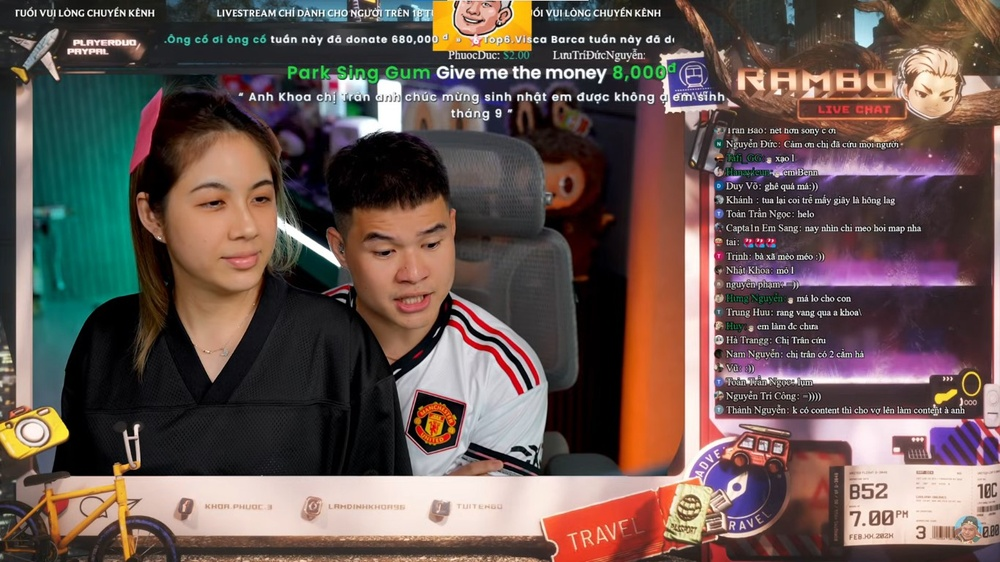
#> input picture src/test.jpg, 1000 x 562 px, shrunk from 1366 x 768 before the run, given in place of the camera
$ python camera.py
#> lines starting #> are read from the running program, lines starting #| are printed output that depends on the picture; after the words box and inside, x2 and y2 are one past the last pixel; in counts of white or black regions, pixels touching at a corner belong together
# Import thư viện OpenCV để xử lý ảnh và video
import cv2
# Import thư viện numpy để làm việc với mảng đa chiều
import numpy as np

# Hàm callback bắt buộc cho trackbar (không làm gì cả)
def nothing(x):
    pass

# Hàm chính xử lý phát hiện màu
def main():
    # Tạo cửa sổ điều khiển (chứa các thanh trượt trackbar)
    # cv2.WINDOW_NORMAL cho phép thay đổi kích thước cửa sổ
    cv2.namedWindow("Controls", cv2.WINDOW_NORMAL)
    # Tạo cửa sổ hiển thị kết quả phát hiện màu
    cv2.namedWindow("Color Detection", cv2.WINDOW_NORMAL)

    # Tạo các thanh trượt (trackbar) để điều chỉnh ngưỡng màu HSV
    # Trackbar cho giá trị Hue (màu sắc) nhỏ nhất (0-179)
    cv2.createTrackbar("lowH", "Controls", 0, 179, nothing)
#> slider 'lowH' is set to 35
    # Trackbar cho giá trị Hue lớn nhất
    cv2.createTrackbar("highH", "Controls", 179, 179, nothing)

    # Trackbar cho giá trị Saturation (độ bão hòa) nhỏ nhất (0-255)
    cv2.createTrackbar("lowS", "Controls", 0, 255, nothing)
#> slider 'lowS' is set to 51
    # Trackbar cho giá trị Saturation lớn nhất
    cv2.createTrackbar("highS", "Controls", 255, 255, nothing)

    # Trackbar cho giá trị Value (độ sáng) nhỏ nhất (0-255)
    cv2.createTrackbar("lowV", "Controls", 0, 255, nothing)
#> slider 'lowV' is set to 51
    # Trackbar cho giá trị Value lớn nhất
    cv2.createTrackbar("highV", "Controls", 255, 255, nothing)

    # Mở camera mặc định (camera 0)
    cap = cv2.VideoCapture(0)

    # Kiểm tra xem camera có mở thành công không
    if not cap.isOpened():
        print("Không thể mở camera!")
        return  # Thoát hàm nếu không mở được camera

    # Vòng lặp chính để xử lý từng khung hình
    while True:
        # Đọc một khung hình từ camera
        # ret: True/False tùy thuộc vào việc đọc khung hình có thành công không
        # frame: khung hình đọc được
        ret, frame = cap.read()
#> frame is the input picture: shape (562, 1000, 3); mean B, G, R 81.8, 86.1, 103.6


        # Nếu không đọc được khung hình thì thoát vòng lặp
        if not ret:            break

        # Lấy giá trị hiện tại từ các trackbar
        ilowH = cv2.getTrackbarPos("lowH", "Controls")  # Giá trị Hue nhỏ nhất
        ihighH = cv2.getTrackbarPos("highH", "Controls")  # Giá trị Hue lớn nhất
        ilowS = cv2.getTrackbarPos("lowS", "Controls")  # Giá trị Saturation nhỏ nhất
        ihighS = cv2.getTrackbarPos("highS", "Controls")  # Giá trị Saturation lớn nhất
        ilowV = cv2.getTrackbarPos("lowV", "Controls")  # Giá trị Value nhỏ nhất
        ihighV = cv2.getTrackbarPos("highV", "Controls")  # Giá trị Value lớn nhất

        # Chuyển đổi không gian màu từ BGR (OpenCV mặc định) sang HSV
        hsv = cv2.cvtColor(frame, cv2.COLOR_BGR2HSV)
#> hsv: shape (562, 1000, 3); mean H, S, V 69.3, 93.2, 111

        # Tạo mảng numpy chứa giá trị ngưỡng dưới (H min, S min, V min)
        lower_hsv = np.array([ilowH, ilowS, ilowV])
        # Tạo mảng numpy chứa giá trị ngưỡng trên (H max, S max, V max)
        higher_hsv = np.array([ihighH, ihighS, ihighV])

        # Tạo mặt nạ (mask) - các pixel nằm trong khoảng ngưỡng sẽ có giá trị 255, ngoài khoảng là 0
        mask = cv2.inRange(hsv, lower_hsv, higher_hsv)
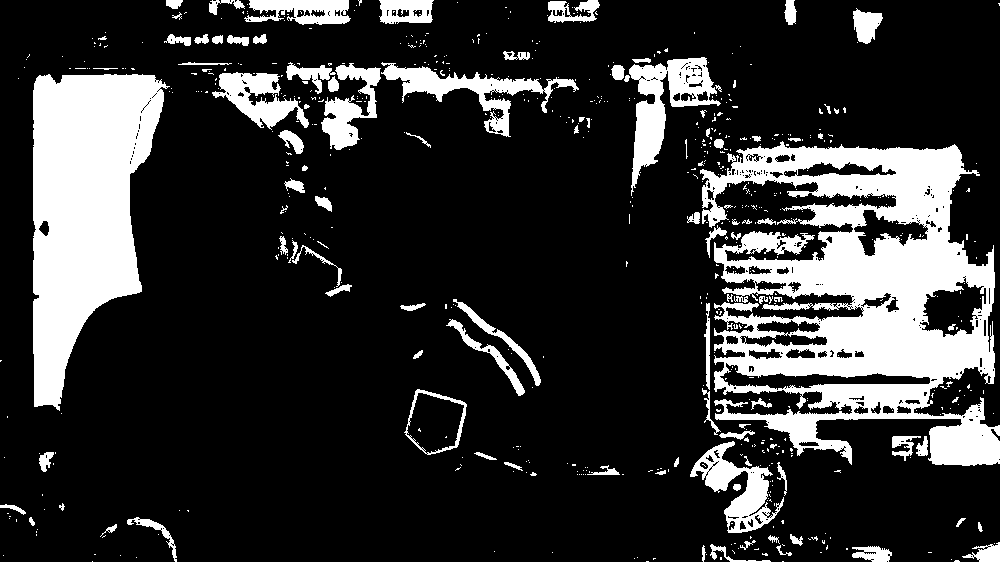
#> mask: shape (562, 1000); 19.9% white; 635 white regions (535 under 20 px), largest, box (x1, y1, x2, y2) and area: (700, 141, 1000, 466) 50371, (33, 74, 170, 411) 28764, (629, 57, 721, 196) 4436

        # Áp dụng mặt nạ lên ảnh gốc để chỉ giữ lại các pixel thỏa mãn điều kiện
        result = cv2.bitwise_and(frame, frame, mask=mask)
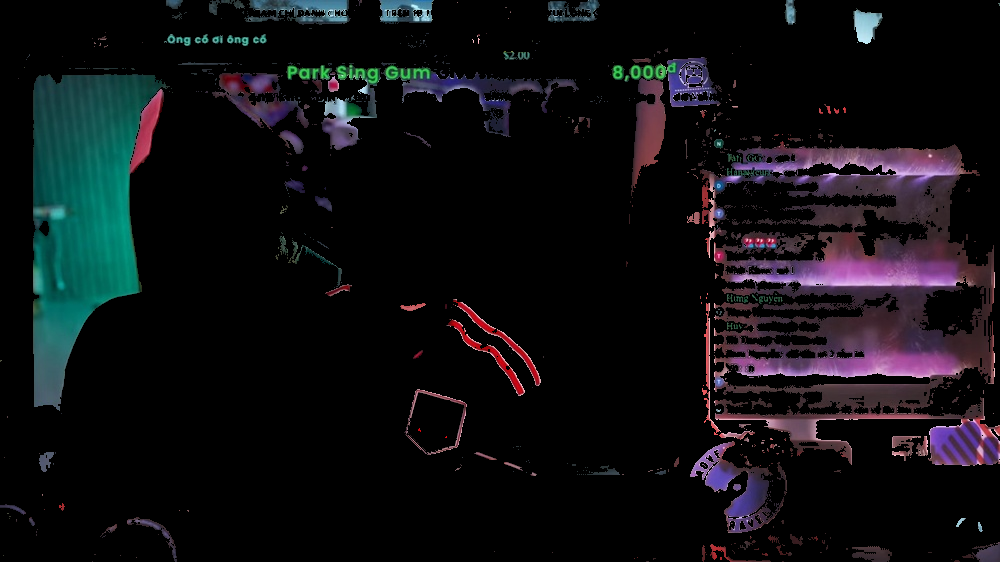
#> result: shape (562, 1000, 3); mean B, G, R 18.2, 15.3, 15

        # Hiển thị kết quả phát hiện màu
        cv2.imshow('Color Detection', result)

        # Nếu nhấn phím 'q' thì thoát vòng lặp
        if cv2.waitKey(1) & 0xFF == ord('q'):
#> (key q is pressed here)
            break

    # Giải phóng camera
    cap.release()
    # Đóng tất cả cửa sổ OpenCV
    cv2.destroyAllWindows()

# Đoạn code này đảm bảo hàm main() chỉ được chạy khi file được thực thi trực tiếp
# chứ không phải khi được import như một module
if __name__ == "__main__":
    main()
